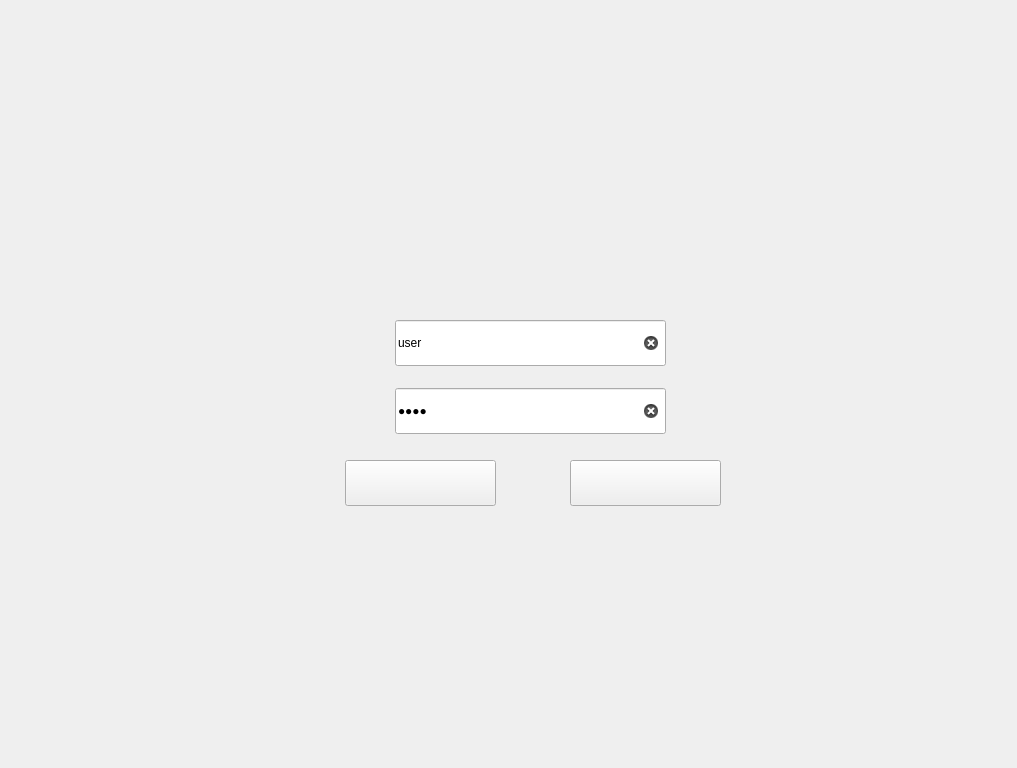
<?xml version="1.0" encoding="UTF-8"?>
<ui version="4.0">
 <class>Load_lineEdit</class>
 <widget class="QWidget" name="Load_lineEdit">
  <property name="geometry">
   <rect>
    <x>0</x>
    <y>0</y>
    <width>1017</width>
    <height>768</height>
   </rect>
  </property>
  <property name="windowTitle">
   <string>Form</string>
  </property>
  <widget class="QLabel" name="label">
   <property name="geometry">
    <rect>
     <x>0</x>
     <y>0</y>
     <width>1021</width>
     <height>771</height>
    </rect>
   </property>
   <property name="text">
    <string/>
   </property>
   <property name="pixmap">
    <pixmap resource="apprcc.qrc">:/pic/images/load.jpg</pixmap>
   </property>
   <property name="openExternalLinks">
    <bool>true</bool>
   </property>
  </widget>
  <widget class="QLineEdit" name="lineEdit_user">
   <property name="geometry">
    <rect>
     <x>395</x>
     <y>320</y>
     <width>271</width>
     <height>46</height>
    </rect>
   </property>
   <property name="maximumSize">
    <size>
     <width>16777215</width>
     <height>46</height>
    </size>
   </property>
   <property name="cursor">
    <cursorShape>IBeamCursor</cursorShape>
   </property>
   <property name="tabletTracking">
    <bool>false</bool>
   </property>
   <property name="styleSheet">
    <string notr="true">QLineEdit
{           
	font: 14pt &quot;3ds&quot;;
    background:url(:/pic/images/account_2.jpg);
}

QLineEdit:hover
{           
    background:url(:/pic/images/account.jpg);
}
</string>
   </property>
   <property name="text">
    <string>user</string>
   </property>
   <property name="echoMode">
    <enum>QLineEdit::Normal</enum>
   </property>
   <property name="dragEnabled">
    <bool>true</bool>
   </property>
   <property name="placeholderText">
    <string/>
   </property>
   <property name="cursorMoveStyle">
    <enum>Qt::LogicalMoveStyle</enum>
   </property>
   <property name="clearButtonEnabled">
    <bool>true</bool>
   </property>
  </widget>
  <widget class="QLineEdit" name="lineEdit_password">
   <property name="geometry">
    <rect>
     <x>395</x>
     <y>388</y>
     <width>271</width>
     <height>46</height>
    </rect>
   </property>
   <property name="maximumSize">
    <size>
     <width>16777215</width>
     <height>46</height>
    </size>
   </property>
   <property name="styleSheet">
    <string notr="true">QLineEdit
{           
	font: 14pt &quot;3ds&quot;;
    background:url(:/pic/images/password_1.jpg);
}

QLineEdit:hover
{           
    background:url(:/pic/images/password.jpg);
}
</string>
   </property>
   <property name="text">
    <string>1234</string>
   </property>
   <property name="echoMode">
    <enum>QLineEdit::Password</enum>
   </property>
   <property name="clearButtonEnabled">
    <bool>true</bool>
   </property>
  </widget>
  <widget class="QPushButton" name="pushButton_enter">
   <property name="geometry">
    <rect>
     <x>345</x>
     <y>460</y>
     <width>151</width>
     <height>46</height>
    </rect>
   </property>
   <property name="styleSheet">
    <string notr="true">QPushButton
{
    background:url(:/pic/images/load_1.jpg);
	background-image: url(:/pic/images/load_1 .jpg);
}

QPushButton:hover
{
    background:url(:/pic/images/load_2.jpg);
}
</string>
   </property>
   <property name="text">
    <string/>
   </property>
   <property name="checkable">
    <bool>false</bool>
   </property>
   <property name="checked">
    <bool>false</bool>
   </property>
   <property name="autoRepeat">
    <bool>false</bool>
   </property>
   <property name="autoExclusive">
    <bool>false</bool>
   </property>
  </widget>
  <widget class="QPushButton" name="pushButton_close">
   <property name="geometry">
    <rect>
     <x>570</x>
     <y>460</y>
     <width>151</width>
     <height>46</height>
    </rect>
   </property>
   <property name="styleSheet">
    <string notr="true">QPushButton
{
background:url(:/pic/images/close_1.jpg);
background-image: url(:/pic/images/close_1 .jpg);
    
}

QPushButton:hover
{
    background:url(:/pic/images/close_2.jpg);
}
</string>
   </property>
   <property name="text">
    <string/>
   </property>
   <property name="checkable">
    <bool>false</bool>
   </property>
   <property name="checked">
    <bool>false</bool>
   </property>
   <property name="autoRepeat">
    <bool>false</bool>
   </property>
   <property name="autoExclusive">
    <bool>false</bool>
   </property>
  </widget>
 </widget>
 <resources>
  <include location="apprcc.qrc"/>
 </resources>
 <connections/>
</ui>
